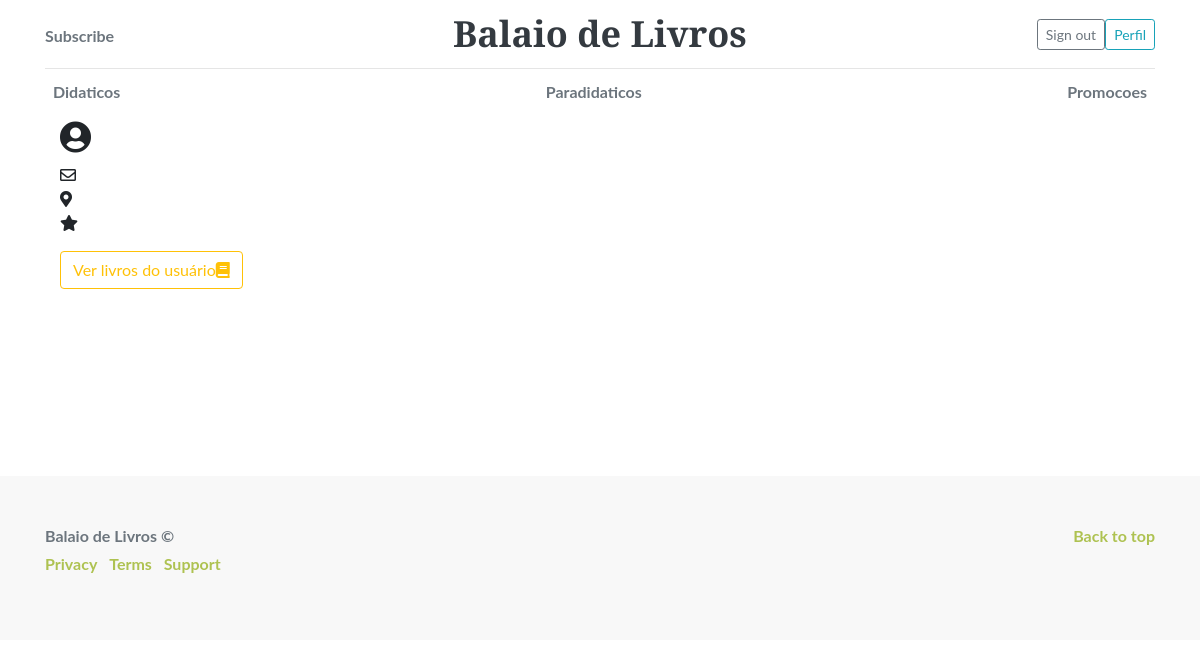
Page /user/6 (signed in) on the earlier database version.
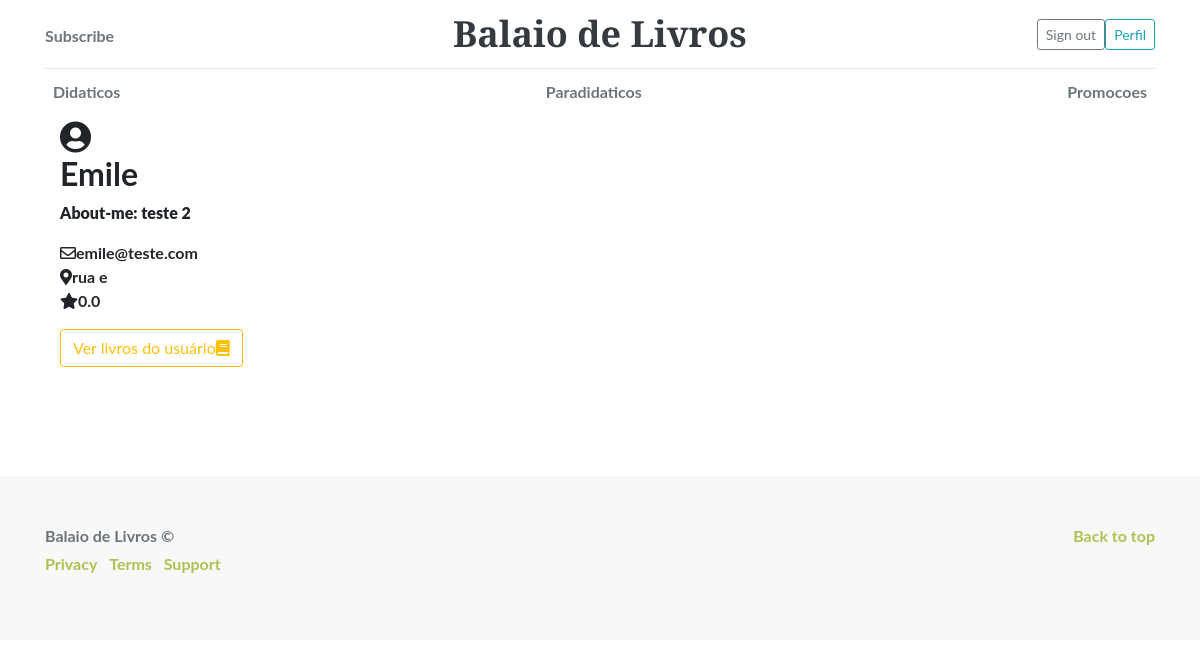
Same page on the later database version.
### app/models/tables.py (models this page shows, shortened)
class User(UserMixin, db.Model):
    __tablename__ = "users"
    id = db.Column(db.Integer, primary_key=True)
    cpfuser = db.Column(db.Integer, unique=True, nullable=False)
    name = db.Column(db.String(80), nullable=False)
    email = db.Column(db.String(120), unique=True, nullable=False)
    pw_hash = db.Column(db.String(80))
    address = db.Column(db.Text, nullable=False)
    reputation = db.Column(db.Float)
    dtbirth = db.Column(db.Date)
    grant = db.Column(db.Integer)
    about_me = db.Column(db.String(140))
    @login_manager.user_loader
    def load_user(id):
        return User.query.get(int(id))

### app/controllers/userController.py (the view)
@app.route('/user/<id>')
@login_required
def user(id):
    user = tables.User.query.get(id)
    return render_template('user/user.html', user=user)

### app/templates/user/user.html
{% extends "base.html" %}
{% block content %}
<div class="container">
    <div class="row">
        <div class="well profile">
            <div class="col-sm-12">
                <div class="col-xs-12">
                    <i class="fas fa-user-circle fa-2x"></i><h2>{{ user.name }}</h2>
                    {% if user.about_me %}<p><strong>About-me: {{ user.about_me }}</strong></p>{% endif %}
                    <p>
                        <i class="far fa-envelope"> </i>{{ user.email }}
                        <br>
                        <i class="fas fa-map-marker-alt"> </i>{{ user.address }}
                        <br>
                        <i class="fas fa-star"> </i>{{ user.reputation }}
                    </p>
                </div>
                <div class="btn-group">
                    {% if user == current_user %}
                      <a href="{{ url_for('listbooks', id = current_user.id) }}" class="btn btn-outline-warning" role="button"> Ver meus livros <i class="fas fa-book"></i></a>
                      <a href="{{ url_for('edit_profile') }}" class="btn btn-outline-info" role="button">Editar perfil <i class="fas fa-cog"></i></a>
             	      <a href="{{ url_for('addbook') }}" class="btn btn-outline-success" role="button">Adicionar um livro <i class="fas fa-plus-circle"></i></a>
                    {% else %}
                        <a href="{{ url_for('listbooks', id= user.id) }}" class="btn btn-outline-warning" role="button"> Ver livros do usuário<i class="fas fa-book"></i></a>
                    {% endif %}
                </div>
            </div>
        </div>
    </div>
</div>
{% endblock %}

### app/templates/base.html (shortened to what this page needs)
<!doctype html>
<html lang="pt-br">
  <head>
    <link href="{{url_for('static', filename= 'css/bootstrap.min.css')}}" rel="stylesheet" >
    <link rel="stylesheet" href="https://use.fontawesome.com/releases/v5.1.0/css/all.css">
    <link href="{{url_for('static', filename= 'css/style2.css')}}" rel="stylesheet">
  </head>
  <body>
      <div class="container">
          <header class="home-header py-3">
            <div class="row flex-nowrap justify-content-between align-items-center">
              <div class="col-4 pt-1">
                <a class="text-muted" href="#">Subscribe</a>
              </div>
              <div class="col-4 text-center">
                <a class="home-header-logo text-dark" href="{{ url_for('index') }}">Balaio de Livros</a>
              </div>
              <div class="col-4 d-flex justify-content-end align-items-center">
                {% if current_user.is_authenticated %}
                  <a class="btn btn-sm btn-outline-secondary" href="{{ url_for('signout') }}">Sign out</a>
                  <a class="btn btn-sm btn-outline-info" href="{{ url_for('user', id= current_user.id) }}">Perfil</a>
                 {% else %}
                <a class="btn btn-sm btn-outline-success" href="{{ url_for('signin') }}">Sign in</a>
                <a class="btn btn-sm btn-outline-secondary" href="{{ url_for('signup') }}">Sign up</a>
                 {% endif%}
              </div>
            </div>
          </header>
          <div class="nav-scroller py-1 mb-2">
            <nav class="nav d-flex justify-content-between">
              <a class="p-2 text-muted" href="#">Didaticos</a>
              <a class="p-2 text-muted" href="#">Paradidaticos</a>
              <a class="p-2 text-muted" href="#">Promocoes</a>
            </nav>
          </div>
          {% block content %}
          {% endblock %}
      </div>
          <footer class="text-muted">
              <div class="container">
                <p class="float-right">
                  <a href="#">Back to top</a>
                </p>
                <p>Balaio de Livros &copy; </p>
                  <ul class="list-inline">
                        <li class="list-inline-item"><a href="#">Privacy</a></li>
                        <li class="list-inline-item"><a href="#">Terms</a></li>
                        <li class="list-inline-item"><a href="#">Support</a></li>
                  </ul>
              </div>
            </footer>
  </body>
</html>

### app/static/css/style2.css (style rules this page uses)
.home-header { line-height: 1; border-bottom: 1px solid #e5e5e5; }
.home-header-logo { font-family: "Playfair Display", Georgia, "Times New Roman", serif; font-size: 2.25rem; }
.nav-scroller { position: relative; z-index: 2; height: 2.75rem; overflow-y: hidden; }
.nav-scroller .nav { display: -webkit-box; display: -ms-flexbox; display: flex; -ms-flex-wrap: nowrap; flex-wrap: nowrap; padding-bottom: 1rem; margin-top: -1px; overflow-x: auto; text-align: center; white-space: nowrap; -webkit-overflow-scrolling: touch; }
body, html { width: 100%; height: 100%; }
body, h1, h2, h3 { font-family: "Lato", "Helvetica Neue", Helvetica, Arial, sans-serif; font-weight: 700; }
a, .navbar-default .navbar-brand, .navbar-default .navbar-nav>li>a { color: #aec251; }
footer { padding: 50px 0; background-color: #f8f8f8; }
footer { padding-top: 3rem; padding-bottom: 3rem; }
footer p { margin-bottom: .25rem; }
.profile { min-height: 355px; display: inline-block; }

Differences in the rows shown:
added User: name "Emile", about_me "teste 2", email "emile@teste.com", address "rua e", reputation "0.0"
Other differences:
text now shown: "About-me:"
